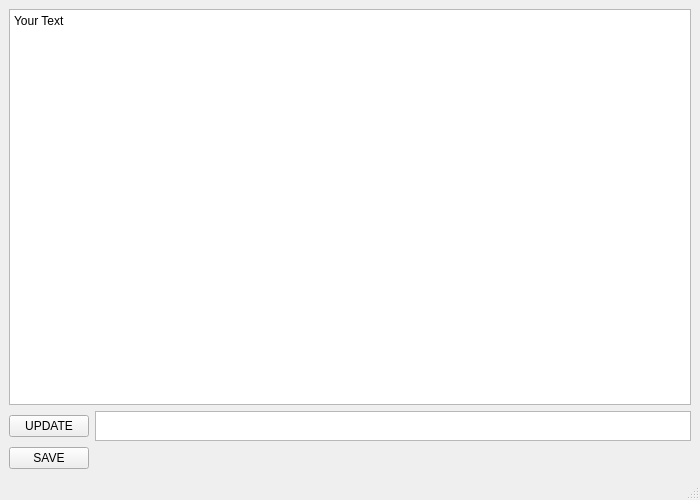
<?xml version="1.0" encoding="UTF-8"?>
<ui version="4.0">
 <class>MainWindow</class>
 <widget class="QMainWindow" name="MainWindow">
  <property name="enabled">
   <bool>true</bool>
  </property>
  <property name="geometry">
   <rect>
    <x>0</x>
    <y>0</y>
    <width>700</width>
    <height>500</height>
   </rect>
  </property>
  <property name="sizePolicy">
   <sizepolicy hsizetype="Fixed" vsizetype="Fixed">
    <horstretch>0</horstretch>
    <verstretch>0</verstretch>
   </sizepolicy>
  </property>
  <property name="minimumSize">
   <size>
    <width>700</width>
    <height>500</height>
   </size>
  </property>
  <property name="maximumSize">
   <size>
    <width>700</width>
    <height>500</height>
   </size>
  </property>
  <property name="windowTitle">
   <string>MainWindow</string>
  </property>
  <widget class="QWidget" name="centralwidget">
   <layout class="QGridLayout" name="gridLayout">
    <item row="0" column="0" colspan="2">
     <widget class="QPlainTextEdit" name="logPlainTextEdit">
      <property name="autoFillBackground">
       <bool>true</bool>
      </property>
      <property name="readOnly">
       <bool>true</bool>
      </property>
      <property name="plainText">
       <string>Your Text</string>
      </property>
     </widget>
    </item>
    <item row="1" column="0">
     <widget class="QPushButton" name="updatePushButton">
      <property name="text">
       <string>UPDATE</string>
      </property>
     </widget>
    </item>
    <item row="1" column="1">
     <widget class="QPlainTextEdit" name="bufferPlainTextEdit">
      <property name="maximumSize">
       <size>
        <width>650</width>
        <height>30</height>
       </size>
      </property>
     </widget>
    </item>
    <item row="2" column="0">
     <widget class="QPushButton" name="savePushButton">
      <property name="text">
       <string>SAVE</string>
      </property>
     </widget>
    </item>
   </layout>
  </widget>
  <widget class="QMenuBar" name="menubar">
   <property name="geometry">
    <rect>
     <x>0</x>
     <y>0</y>
     <width>700</width>
     <height>22</height>
    </rect>
   </property>
  </widget>
  <widget class="QStatusBar" name="statusbar"/>
 </widget>
 <resources/>
 <connections/>
</ui>
